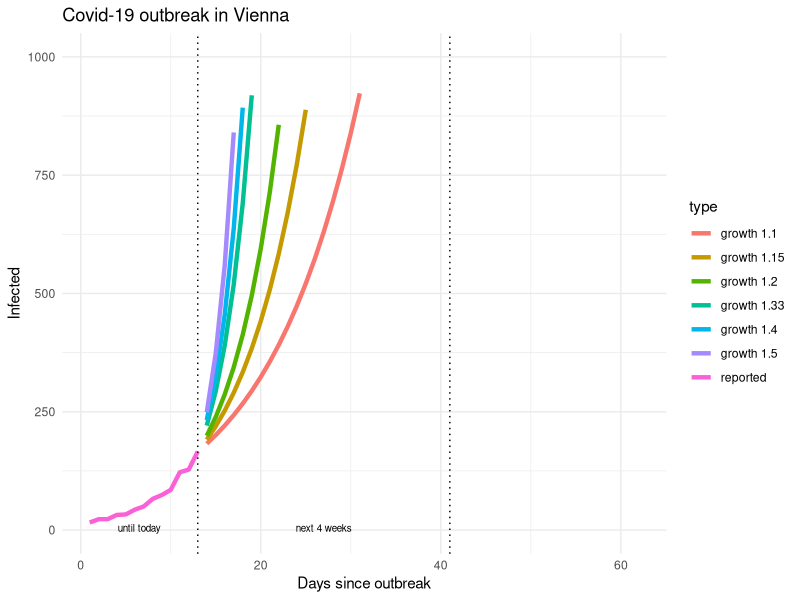
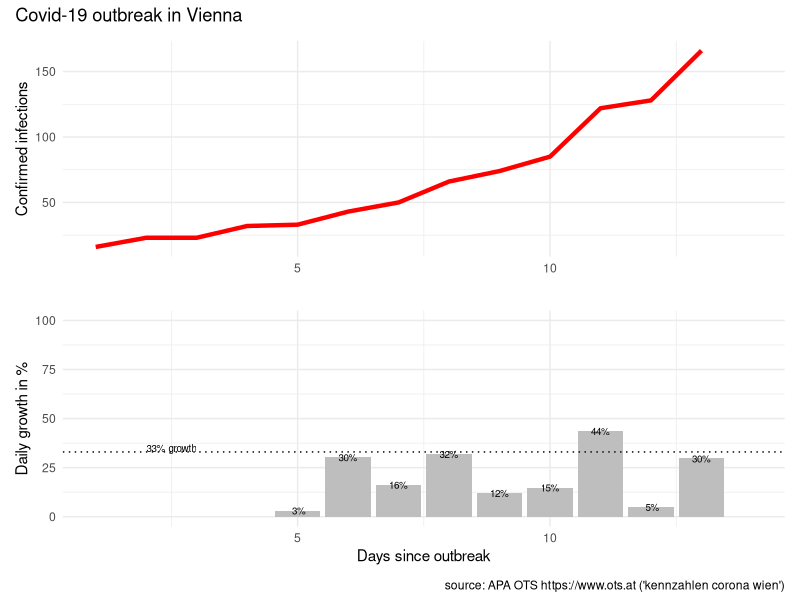

Recreate these plots in R, in order.
# packages
library(tidyverse)
library(scales)
library(patchwork)

# reported infections
# source: APA OTS (https://www.ots.at)
# keywords: "kennzahlen corona wien"
infected <- c(
   16, #"2020-03-05"
   23, #"2020-03-06"
   23, #"2020-03-07"
   32, #"2020-03-08"
   33, #"2020-03-09"
   43, #"2020-03-10"
   50, #"2020-03-11"
   66, #"2020-03-12"
   74, #"2020-03-13"
   85, #"2020-03-14"
  122, #"2020-03-15"
  128, #"2020-03-16"
  166  #"2020-03-17"
)

# prepare data
data <- tibble(infected = infected)

data <- data %>% 
  mutate(type = "reported",
         day = row_number()) %>% 
  arrange(day) %>% 
  mutate(new_abs = infected - lag(infected),
         new_pct = new_abs / lag(infected) * 100)

# predict
predict_corona <- function(data, infection_rate, days)  {
  
  future <- seq(from = max(data$day) + 1, to = max(data$day)+days-1)
  infected_all <- NULL
  infected_act <- max(data$infected)
  infected_predict <- NULL
  for (i in seq_along(future))  {
    infected_act <- infected_act * infection_rate
    infected_all <- c(infected_all, infected_act)
  }
  
  data2 <- tibble(type = paste("growth", infection_rate),
                  day = future, 
                  infected = infected_all)
  data2
  
} # predict_corona

# predict for different growth
predict_days <- 50 #57

data_50 <- data %>% 
  predict_corona(infection_rate = 1.50, days = predict_days)

data_40 <- data %>% 
  predict_corona(infection_rate = 1.40, days = predict_days)

data_33 <- data %>% 
  predict_corona(infection_rate = 1.33, days = predict_days)

data_20 <- data %>% 
  predict_corona(infection_rate = 1.20, days = predict_days)

data_15 <- data %>% 
  predict_corona(infection_rate = 1.15, days = predict_days)

data_10 <- data %>% 
  predict_corona(infection_rate = 1.10, days = predict_days)

# combine dataset
data_plot <- data %>% 
  bind_rows(data_50, data_40, data_33, data_20, data_15, data_10)


# visualise data
# infected
last_day <- length(data$infected)
data_plot %>% 
  mutate(infected_M = infected / 1000000) %>% 
  ggplot(aes(day, infected, color = type)) + 
  geom_line(size = 1.5) +
  geom_vline(xintercept = c(last_day, last_day + 28), 
             linetype = "dotted") +
  ylim(0,1000) +
  xlab("Days since outbreak") +
  ylab("Infected") + 
  ggtitle("Covid-19 outbreak in Vienna") +
  theme_minimal()+
  annotate("text", last_day/2, 5, 
           label = "until today", size = 2.5) +
  annotate("text", last_day+14, 5, 
           label = "next 4 weeks", size = 2.5)

#############################################

# infected
p1 <- data %>% 
  mutate(infected_M = infected / 1000000) %>% 
  ggplot(aes(day, infected)) + 
  geom_line(size = 1.5, color = "red") +
  xlim(c(1,length(infected)+1)) +
  ylim(0,max(infected)) +
  scale_y_continuous(labels=function(x) format(x, big.mark = " ", scientific = FALSE)) +
  #  xlab("Days since outbreak") +
  xlab("") +
  ylab("Confirmed infections") + 
#  ggtitle("Covid-19 outbreak in Vienna") +
  theme_minimal()
  
# daily growth infected
p2 <- data %>% 
  filter(day >= 5) %>% 
  ggplot(aes(day, new_pct)) +
  geom_col(fill = "grey") +
  geom_text(aes(day, new_pct, 
                label = paste0(format(new_pct, digits=1),"%")),
            size = 2.5) +
  geom_hline(yintercept = 33, linetype = "dotted") +
  xlim(c(1,length(infected)+1)) +
  ylim(c(0,100)) +
  xlab("Days since outbreak") +
  ylab("Daily growth in %") + 
#  ggtitle("Covid-19 outbreak in Vienna") +
  theme_minimal() +
  annotate("text", 2.5, 33, 
           label = "33% growth",
           size = 2.5,
           vjust = "bottom"
  ) 

# combine plots
(p1 / p2) + plot_annotation('Covid-19 outbreak in Vienna',
                            caption = "source: APA OTS https://www.ots.at ('kennzahlen corona wien')")
